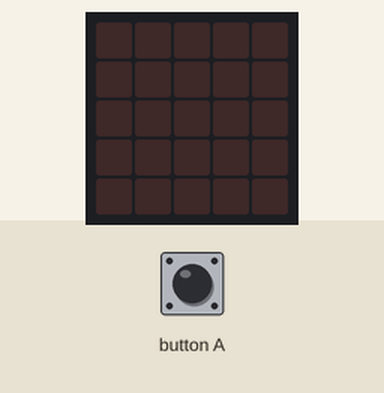
Simulated run of this program. Board: BBC micro:bit (MakeCode). On the bench: the board's 5×5 LED display. The inputs (shaded band) are chosen by the test bench. Random numbers come from a fixed seed.

Above: at 1.2 s.
1.3 s: button A pressed for 0.15 s
At 1.8 s:
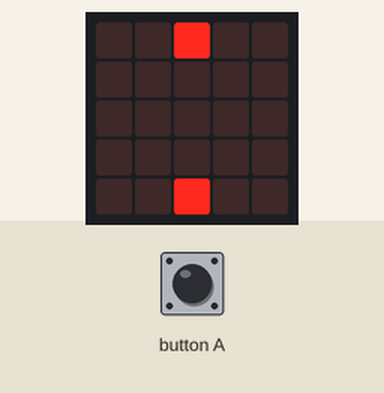
2.9 s: button A pressed for 0.15 s
At 4.2 s:
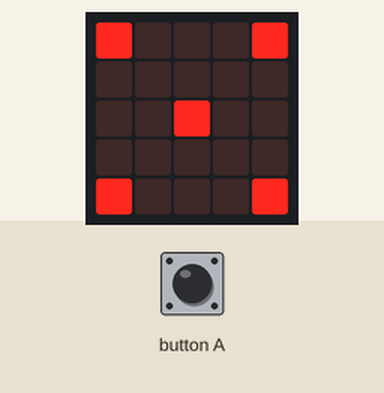
4.5 s: button A pressed for 0.15 s
At 5.5 s:
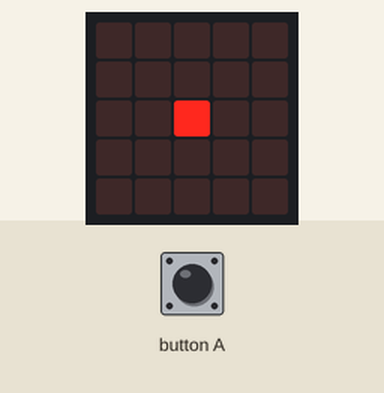
6.1 s: button A pressed for 0.15 s
At 6.7 s:
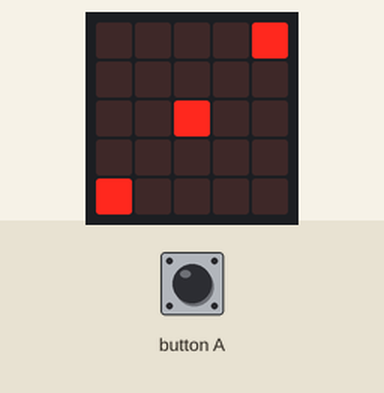
7.7 s: button A pressed 5 times (0.12 s each, 0.3 s apart)
At 10.4 s:
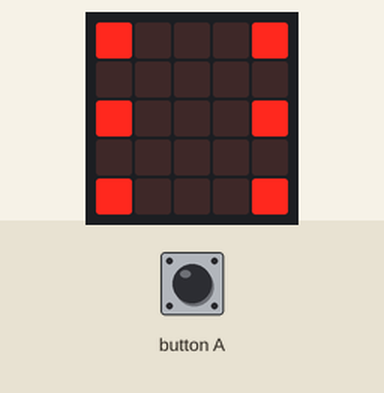
Timing chart, 0 to 11.9 s (numbered marks = the images above; inputs shaded):
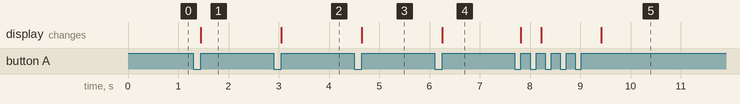

The program:

main.ts
```typescript
let szam = 0
input.onButtonPressed(Button.A, function () {
    szam = randint(1, 6)
    if (szam == 1) {
        basic.showLeds(`
            . . . . .
            . . . . .
            . . # . .
            . . . . .
            . . . . .
            `)
    }
    if (szam == 2) {
        basic.showLeds(`
            . . # . .
            . . . . .
            . . . . .
            . . . . .
            . . # . .
            `)
    }
    if (szam == 3) {
        basic.showLeds(`
            . . . . #
            . . . . .
            . . # . .
            . . . . .
            # . . . .
            `)
    }
    if (szam == 4) {
        basic.showLeds(`
            # . . . #
            . . . . .
            . . . . .
            . . . . .
            # . . . #
            `)
    }
    if (szam == 5) {
        basic.showLeds(`
            # . . . #
            . . . . .
            . . # . .
            . . . . .
            # . . . #
            `)
    }
    if (szam == 6) {
        basic.showLeds(`
            # . . . #
            . . . . .
            # . . . #
            . . . . .
            # . . . #
            `)
    }
})
```

test.ts
```typescript
// ide kerülnek a tesztek; a rendszer ezt nem kompilálja, ha a csomagot bővítményként használják.
```

Measured:
- after the input at 1.3 s, the display: changes after 0.15 s (image 1)
- after the input at 2.9 s, the display: changes after 0.15 s (image 2)
- after the input at 4.5 s, the display: changes after 0.15 s (image 3)
- after the input at 6.1 s, the display: changes after 0.15 s (image 4)
- after the input at 7.7 s, the display: first changes after 0.12 s (image 5 shows a later state)
